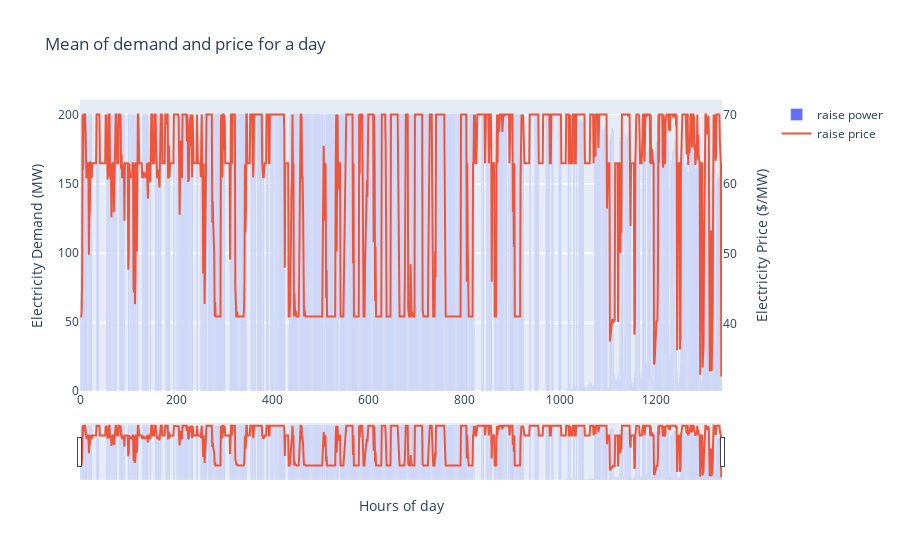

Notebook cell for this chart:
### Code cell
fig = make_subplots(specs=[[{"secondary_y": True}]])
fig.add_trace(go.Bar(x=results['timestamp'].index, y=results['b_fcas_power'], name='raise power'), secondary_y=False)
fig.add_trace(go.Scatter(x=results['timestamp'].index, y=results['fcas_clearing_price'], name='raise price'), secondary_y=True)

# Add figure title
fig.update_layout(
    title_text="Mean of demand and price for a day",
    xaxis_rangeslider_visible=True,
)

# Set x-axis title
fig.update_xaxes(title_text="Hours of day")

# Set y-axes titles
fig.update_yaxes(title_text="Electricity Demand (MW)", secondary_y=False)
fig.update_yaxes(title_text="Electricity Price ($/MW)", secondary_y=True)

fig.show()

### Figure 1 — Plotly figure (JSON) as saved in the notebook; plotly's stock layout.template omitted (floating-point values rounded to 4 significant figures; data arrays with more than 128 entries replaced by an {"elided": "..."} marker saying what was removed)
{"data": [{"name": "raise power", "type": "bar", "x": {"elided": "1337 int values"}, "xaxis": "x", "y": {"elided": "1337 str values"}, "yaxis": "y"}, {"name": "raise price", "type": "scatter", "x": {"elided": "1337 int values"}, "xaxis": "x", "y": {"elided": "1337 float values"}, "yaxis": "y2"}], "layout": {"title": {"text": "Mean of demand and price for a day"}, "xaxis": {"anchor": "y", "domain": [0, 0.94], "rangeslider": {"visible": true}, "title": {"text": "Hours of day"}}, "yaxis": {"anchor": "x", "domain": [0, 1], "title": {"text": "Electricity Demand (MW)"}}, "yaxis2": {"anchor": "x", "overlaying": "y", "side": "right", "title": {"text": "Electricity Price ($/MW)"}}}}
